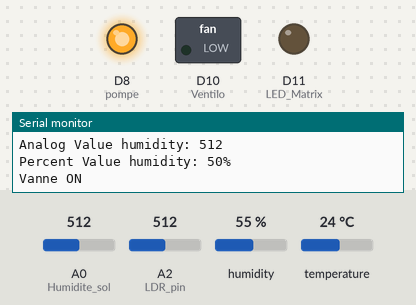
A sketch run on a simulated Arduino MKR. Shown: switched loads named in the sketch (green lamp = pin HIGH), output pins drawn as LEDs (lit = HIGH), the last lines printed to the serial monitor. The test bench sets the inputs (shaded band); at power-on: A0 (Humidite_sol) = 512, A2 (LDR_pin) = 512, humidity 55 %, temperature 24 °C.

Above: at 2.0 s.
At 34.5 s:
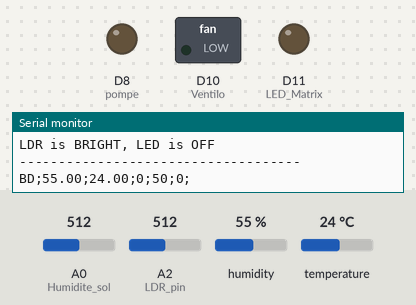
Timing chart, 0 to 84.5 s (numbered marks = the images above):
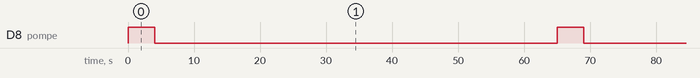

The sketch:

code.ino
```cpp
#include <DHT.h>
#include <ArduinoLowPower.h>
#define DHTPIN A1              // A1 ->  DHT
#define DHTTYPE DHT11
DHT dht(DHTPIN, DHTTYPE);
#define Ventilo 10            //  PIN 10 -> VENTILO
#define LED_Matrix 11             // PIN11 -> LED
#define LDR_pin A2                // A2 -> LDR
#define pompe  8
#define Humidite_sol A0

int tempMax = 30;        // the maximum temperature when Ventilo is at 100%
uint32_t delayMS;
int VentiloSpeed;
int temp;
int humid ;
int percentValue = 0;
char toDatabase[30];
int compteurEnvoi;

void setup()
   {
  Serial.begin(9600) ;
  dht.begin();
  pinMode(Ventilo, OUTPUT);
  pinMode(DHTPIN, INPUT);
  pinMode(Humidite_sol, INPUT) ;
  pinMode(pompe, OUTPUT) ;
  pinMode(LED_Matrix, OUTPUT);
  pinMode(LDR_pin, INPUT);
  digitalWrite(pompe, LOW) ; // pompe off
  compteurEnvoi = 0;
    toDatabase[compteurEnvoi++] = 'B';
    toDatabase[compteurEnvoi++] = 'D';
    toDatabase[compteurEnvoi++] = ';';
    }

void loop()
  {
      temperature();
      humidity_soil();
      eclairage();

      Serial.print(toDatabase);
      compteurEnvoi = 3;

      LowPower.deepSleep(60000); // put the arduino in sleep mode for 1 min
  }
void temperature() //PARTIE CONTROLE PAR VENTILO ET SERVO
  {
    char buff[10];
   Serial.println(F("**Test temperature... "));
  float h = dht.readHumidity();
  // Read temperature as Celsius (the default)
  float t = dht.readTemperature();

  // Check if any reads failed and exit early (to try again).
  if (isnan(h) || isnan(t) ) {
    Serial.println(F("Failed to read from DHT sensor!"));

    //Valeurs non valides pour la base de donnée
    toDatabase[compteurEnvoi++] = '-';
    toDatabase[compteurEnvoi++] = ';';
    toDatabase[compteurEnvoi++] = '-';
    toDatabase[compteurEnvoi++] = ';';

    return;
  }
  // pour la base de donnée
  dtostrf(h, 4, 2, buff); // valeur valide
  toDatabase[compteurEnvoi++] = buff[0];
  toDatabase[compteurEnvoi++] = buff[1];
  toDatabase[compteurEnvoi++] = buff[2];
  toDatabase[compteurEnvoi++] = buff[3];
  toDatabase[compteurEnvoi++] = buff[4];
  toDatabase[compteurEnvoi++] = ';';

  dtostrf(t, 4, 2, buff);
  toDatabase[compteurEnvoi++] = buff[0];
  toDatabase[compteurEnvoi++] = buff[1];
  toDatabase[compteurEnvoi++] = buff[2];
  toDatabase[compteurEnvoi++] = buff[3];
  toDatabase[compteurEnvoi++] = buff[4];
  toDatabase[compteurEnvoi++] = ';';


  Serial.print(F("Humidity: "));
  Serial.print(h);
  Serial.print(F("%  Temperature: "));
  Serial.print(t);
  Serial.println(F("°C "));
   temp = dht.readTemperature();     // get the temperature
      if(temp  < tempMax)
         { // if temp is lower than minimum temp
      VentiloSpeed = 0; // Ventilo is not spinning
      digitalWrite(Ventilo, LOW);
      Serial.print("Ventilo OFF ->");

        toDatabase[compteurEnvoi++] = '0';
        toDatabase[compteurEnvoi++] = ';';
        }
      else
        {
       VentiloSpeed = 1; // Ventilo is spinning
       digitalWrite(Ventilo, HIGH);
       Serial.print(" Ventilo ON ->");

        toDatabase[compteurEnvoi++] = '1';
        toDatabase[compteurEnvoi++] = ';';
         } }

  void humidity_soil()  // PARTIE CONTROLE HUMIDIT2 DU SOL
  {
  char buff[5];

  Serial.println(" **Test humidité du Sol...");
  humid= analogRead(Humidite_sol) ; // lecture capteur humidité
  Serial.print("Analog Value humidity: ");
  Serial.println(humid) ; //affichage humidité
  percentValue = map(humid, 0,1023,100,0);
  Serial.print("Percent Value humidity: ");
  Serial.print(percentValue);
  Serial.println("%");

if (percentValue != 100){
 sprintf(buff, "%d", percentValue); // valeur valide
  toDatabase[compteurEnvoi++] = buff[0];
  toDatabase[compteurEnvoi++] = buff[1];
  toDatabase[compteurEnvoi++] = ';';
}
else{
  toDatabase[compteurEnvoi++] = '1';
  toDatabase[compteurEnvoi++] = '0';
  toDatabase[compteurEnvoi++] = '0';
  toDatabase[compteurEnvoi++] = ';';
}

   if (humid>500) // si le sol est  sec (dans l’eau : 0, dans l’air 1023)
      {
          digitalWrite(pompe, HIGH) ; // allumage de la pompe
          Serial.println("Vanne ON") ;
          delay(3000), // arrosage 3 secondes
          Serial.println("attendre l'écoulement de l'eau dans la plante..") ;
          delay(1000) ; // pause 10mns le temps que l’eau se diffuse autour du capteur
          digitalWrite(pompe, LOW) ; // arret de la pompe
          Serial.println("Vanne OFF") ;
      }
  }


   void eclairage() //PARTIE CONTROLE LUMIERE
  {


 Serial.println(" **Test Eclairage...");
    int ldrStatus = analogRead(LDR_pin);
    if (ldrStatus <=300)
        {
        digitalWrite(LED_Matrix, HIGH);
        Serial.println("LDR is DARK, LED is ON");
        toDatabase[compteurEnvoi++] = '1';
        toDatabase[compteurEnvoi++] = ';';
        delay(2000);
         }
    else {
         digitalWrite(LED_Matrix, LOW);
         Serial.println("LDR is BRIGHT, LED is OFF");
         toDatabase[compteurEnvoi++] = '0';
         toDatabase[compteurEnvoi++] = ';';
         delay(1000);
         }
  Serial.println("------------------------------------") ;
  }
```

Measured:
- by itself, D8 (pompe): alternates HIGH for 4.0 s and LOW for 61.0 s
